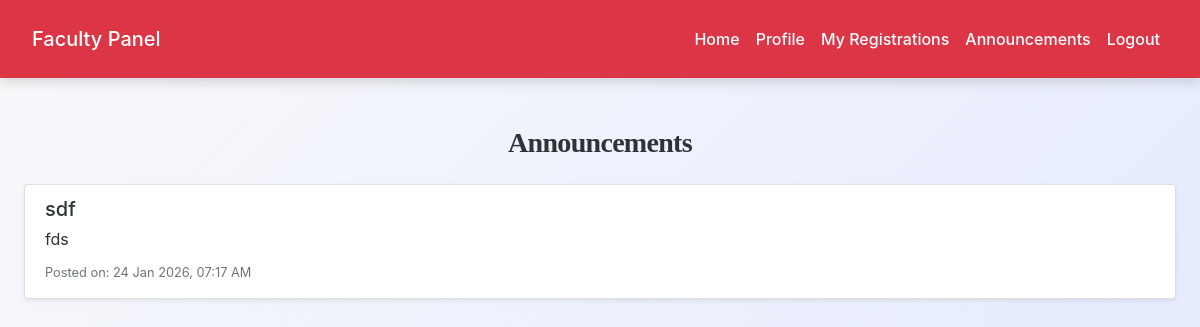
/faculty/announcements.php (signed in), run on the app's committed database.
### tables this page shows
CREATE TABLE `announcements` (
  `id` int(11) NOT NULL,
  `title` varchar(150) DEFAULT NULL,
  `message` text DEFAULT NULL,
  `created_at` timestamp NOT NULL DEFAULT current_timestamp()
);

### faculty/announcements.php (the view, shortened to what this page needs)
<?php
include('config.php');
$sql = "SELECT id, title, message, created_at FROM announcements ORDER BY created_at DESC";
$result = $conn->query($sql);
?>
<!DOCTYPE html>
<html lang="en">
<head>
    <link rel="stylesheet" href="https://maxcdn.bootstrapcdn.com/bootstrap/4.5.2/css/bootstrap.min.css">
    <link rel="stylesheet" href="../css/style.css">
</head>
<body>
<?php include('navbar.php'); ?>
<div class="container mt-5">
    <h3 class="mb-4">Announcements</h3>
    <?php if ($result->num_rows > 0): ?>
        <div class="list-group">
            <?php while ($row = $result->fetch_assoc()): ?>
                <div class="list-group-item mb-3 shadow-sm">
                    <h5 class="mb-1"><?= htmlspecialchars($row['title']); ?></h5>
                    <p class="mb-1"><?= nl2br(htmlspecialchars($row['message'])); ?></p>
                    <small class="text-muted">Posted on: <?= date("d M Y, h:i A", strtotime($row['created_at'])); ?></small>
                </div>
            <?php endwhile; ?>
        </div>
    <?php else: ?>
        <div class="alert alert-info text-center">
            No announcements available.
        </div>
    <?php endif; ?>
</div>
</body>
</html>

### css/style.css (style rules this page uses)
:root { --primary: #007bff; --secondary: #6c757d; --success: #28a745; --info: #17a2b8; --warning: #ffc107; --danger: #dc3545; --light: #f8f9fa; --dark: #2d3436; --accent: #ff6f61; --highlight: #6f42c1; --shadow: rgba(0, 0, 0, 0.15); --transition: all 0.3s ease-in-out; }
body { font-family: 'Inter', 'Segoe UI', Tahoma, Geneva, Verdana, sans-serif; background: linear-gradient(135deg, var(--light) 0%, #e0e7ff 100%); color: var(--dark); line-height: 1.8; margin: 0; padding: 0; min-height: 100vh; font-size: 16px; }
h1, h2, h3, h4 { text-align: center; margin: 2.5rem 0; font-family: 'Georgia', 'Times New Roman', serif; color: var(--dark); font-weight: 700; letter-spacing: -0.025em; }
h3 { font-size: 1.75rem; }
.container { max-width: 1200px; margin: 0 auto 3rem; padding: 0 1.5rem; }

### data on the page
announcements: title "sdf", message "fds", created_at "24 Jan 2026, 07:17 AM"
